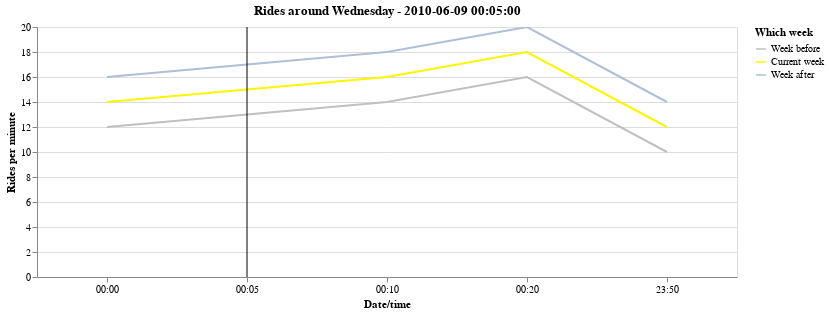

Notebook cell for this chart:
### Code cell
line = alt.Chart(pd.DataFrame({'x': [b]})).mark_rule().encode(x=alt.X('hoursminutes(x):O', title='') )
#line = alt.Chart(pd.DataFrame({'x': [b]})).mark_rule().encode(x=alt.X('x:O', title='') )

# https://altair-viz.github.io/user_guide/times_and_dates.html
rides = alt.Chart(dff, title="Rides around " + str(b.strftime('%A')) + ' - ' + str(b)).mark_line().encode(
    x=alt.X('utchoursminutes(pickup_datetime_1min):O', title='Date/time'), 
    #x=alt.X('hoursminutes(pickup_datetime_same):O', title='Date/time' ), 
    #x=alt.X('sequence:Q', axis=None, title='Date/time' ),     
    y=alt.Y('rides_per_minute:Q', title='Rides per minute'),
    color=alt.Color('which_week:N', title='Which week', scale=alt.Scale(
                                            domain=['Week before', 'Current week', 'Week after'],
                                            range=['#c0c0c0 ', '#fff400', '#adc0d8']))
).properties(
width=700,
    height=250
).interactive()

(rides+line).display()

### Figure 1 — Vega-Lite specification as saved in the notebook (floating-point values rounded to 4 significant figures)
{"config": {"view": {"continuousWidth": 400, "continuousHeight": 300}}, "layer": [{"data": {"name": "data-a76dd98ba4fa3a6b81b7874e0d0587a3"}, "mark": "line", "encoding": {"color": {"type": "nominal", "field": "which_week", "scale": {"domain": ["Week before", "Current week", "Week after"], "range": ["#c0c0c0 ", "#fff400", "#adc0d8"]}, "title": "Which week"}, "x": {"type": "ordinal", "field": "pickup_datetime_1min", "timeUnit": "utchoursminutes", "title": "Date/time"}, "y": {"type": "quantitative", "field": "rides_per_minute", "title": "Rides per minute"}}, "height": 250, "selection": {"selector053": {"type": "interval", "bind": "scales", "encodings": ["x", "y"]}}, "title": "Rides around Wednesday - 2010-06-09 00:05:00", "width": 700}, {"data": {"name": "data-1d25ca0137f08e606ab6c35d58a40525"}, "mark": "rule", "encoding": {"x": {"type": "ordinal", "field": "x", "timeUnit": "hoursminutes", "title": ""}}}], "$schema": "https://vega.github.io/schema/vega-lite/v4.8.1.json", "datasets": {"data-a76dd98ba4fa3a6b81b7874e0d0587a3": [{"b_ts": "2010-06-09T00:05:00", "pickup_datetime_1min": "2010-06-01T23:50:00", "pickup_datetime_same": "2010-06-08T23:50:00", "rides_per_minute": 10, "which_week": "Week before", "sequence": 1}, {"b_ts": "2010-06-09T00:05:00", "pickup_datetime_1min": "2010-06-02T00:00:00", "pickup_datetime_same": "2010-06-09T00:00:00", "rides_per_minute": 12, "which_week": "Week before", "sequence": 2}, {"b_ts": "2010-06-09T00:05:00", "pickup_datetime_1min": "2010-06-02T00:10:00", "pickup_datetime_same": "2010-06-09T00:10:00", "rides_per_minute": 14, "which_week": "Week before", "sequence": 3}, {"b_ts": "2010-06-09T00:05:00", "pickup_datetime_1min": "2010-06-02T00:20:00", "pickup_datetime_same": "2010-06-09T00:20:00", "rides_per_minute": 16, "which_week": "Week before", "sequence": 4}, {"b_ts": "2010-06-09T00:05:00", "pickup_datetime_1min": "2010-06-08T23:50:00", "pickup_datetime_same": "2010-06-08T23:50:00", "rides_per_minute": 12, "which_week": "Current week", "sequence": 1}, {"b_ts": "2010-06-09T00:05:00", "pickup_datetime_1min": "2010-06-09T00:00:00", "pickup_datetime_same": "2010-06-09T00:00:00", "rides_per_minute": 14, "which_week": "Current week", "sequence": 2}, {"b_ts": "2010-06-09T00:05:00", "pickup_datetime_1min": "2010-06-09T00:10:00", "pickup_datetime_same": "2010-06-09T00:10:00", "rides_per_minute": 16, "which_week": "Current week", "sequence": 3}, {"b_ts": "2010-06-09T00:05:00", "pickup_datetime_1min": "2010-06-09T00:20:00", "pickup_datetime_same": "2010-06-09T00:20:00", "rides_per_minute": 18, "which_week": "Current week", "sequence": 4}, {"b_ts": "2010-06-09T00:05:00", "pickup_datetime_1min": "2010-06-15T23:50:00", "pickup_datetime_same": "2010-06-08T23:50:00", "rides_per_minute": 14, "which_week": "Week after", "sequence": 1}, {"b_ts": "2010-06-09T00:05:00", "pickup_datetime_1min": "2010-06-16T00:00:00", "pickup_datetime_same": "2010-06-09T00:00:00", "rides_per_minute": 16, "which_week": "Week after", "sequence": 2}, {"b_ts": "2010-06-09T00:05:00", "pickup_datetime_1min": "2010-06-16T00:10:00", "pickup_datetime_same": "2010-06-09T00:10:00", "rides_per_minute": 18, "which_week": "Week after", "sequence": 3}, {"b_ts": "2010-06-09T00:05:00", "pickup_datetime_1min": "2010-06-16T00:20:00", "pickup_datetime_same": "2010-06-09T00:20:00", "rides_per_minute": 20, "which_week": "Week after", "sequence": 4}], "data-1d25ca0137f08e606ab6c35d58a40525": [{"x": "2010-06-09T00:05:00"}]}}
